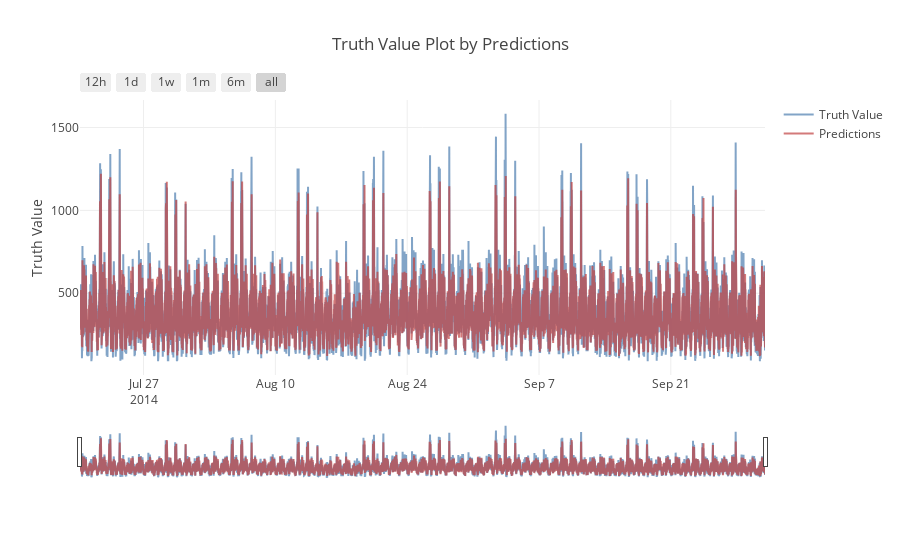

This figure's notebook cell:
### Code cell
# Plot the results
plot_interactive_twinaxis(results_df, f1 = "Truth Value", f2 = "Predictions")

### Figure 1 — Plotly figure (JSON) as saved in the notebook; plotly's stock layout.template omitted (floating-point values rounded to 4 significant figures; data arrays with more than 128 entries replaced by an {"elided": "..."} marker saying what was removed)
{"data": [{"line": {"color": "rgb(117, 155, 193)"}, "name": "Truth Value", "opacity": 0.9, "type": "scatter", "uid": "f27037da-0f3c-4231-9b68-e94a95611529", "x": {"elided": "6985 str values"}, "y": {"elided": "6985 float values"}}, {"line": {"color": "rgb(193, 66, 66)"}, "name": "Predictions", "opacity": 0.7, "type": "scatter", "uid": "cede34c1-dad7-4f4b-babb-05f14d1ea7e9", "x": {"elided": "6985 str values"}, "y": {"elided": "6985 float values"}}], "layout": {"title": {"text": "Truth Value Plot by Predictions"}, "xaxis": {"rangeselector": {"buttons": [{"count": 12, "label": "12h", "step": "hour", "stepmode": "backward"}, {"count": 1, "label": "1d", "step": "day", "stepmode": "backward"}, {"count": 7, "label": "1w", "step": "day", "stepmode": "backward"}, {"count": 1, "label": "1m", "step": "month", "stepmode": "backward"}, {"count": 6, "label": "6m", "step": "month", "stepmode": "backward"}, {"step": "all"}]}, "rangeslider": {"visible": true}, "type": "date"}, "yaxis": {"title": {"text": "Truth Value"}}}}
